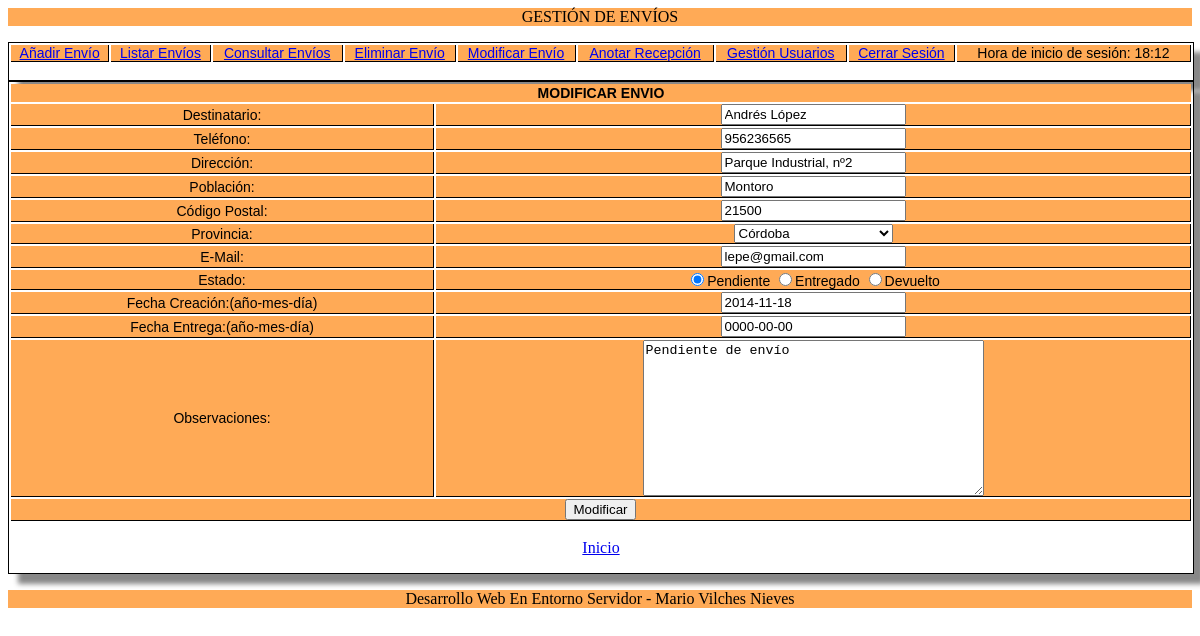
Screenshot of /index.php?action=envio_modificar&id=11 (signed in) with the database file from the repository.
### tables this page shows
CREATE TABLE IF NOT EXISTS `envio` (
`cod_envio` tinyint(4) NOT NULL,
  `destinatario` varchar(40) NOT NULL,
  `telefono` varchar(9) NOT NULL,
  `direccion` varchar(40) DEFAULT NULL,
  `poblacion` varchar(30) NOT NULL,
  `postal` varchar(5) NOT NULL,
  `provincia` char(2) NOT NULL,
  `email` varchar(30) NOT NULL,
  `estado` varchar(15) DEFAULT NULL,
  `creacion` date NOT NULL,
  `entrega` date NOT NULL,
  `observaciones` varchar(90) DEFAULT NULL
);

### app/models/clase_DB.php (called while the page is built, shortened)
<?php
Class Db {
	private $link;
	static $_instance;
	public static function getInstance(){
		if (!(self::$_instance instanceof self)){
			self::$_instance=new self();
		}
		return self::$_instance;
	}
	private function Conectar($conf)
	{
		$this->link=new mysqli($conf['servidor'], $conf['usuario'], $conf['password']);
		$this->link->select_db($conf['base_datos']);
		$this->link->query("SET NAMES 'utf8'");
	}
	public function Consulta($sql)
	{
		$this->result=$this->link->query($sql);
		return $this->result;
	}
	public function LeeRegistro($result=NULL)
	{
		$this->regActual=$result->fetch_array();
		return $this->regActual;
	}
}

### app/models/clase_envios.php (called while the page is built, shortened)
<?php
include_once 'clase_DB.php';
class ClaseEnvios
{
private $instancia_conexion;
	public function __construct()
	{
		$this->instancia_conexion=Db::getInstance();
	}
	function select_provincias()
	{
		$sql_prov = 'select Cod,Nombre from tbl_provincias;';
		$stmt2 = $this->instancia_conexion->Consulta($sql_prov);
		while ($registro = $this->instancia_conexion->LeeRegistro($stmt2))
		{
			$provincias[]=$registro;
		}
		return $provincias;
	}
	function envio_mod($cod_envio)
	{
		$sql_envios="select *,tbl_provincias.nombre as prov from envio,tbl_provincias where envio.provincia=tbl_provincias.cod and
		envio.cod_envio='$cod_envio';";
		$stmt2 = $this->instancia_conexion->Consulta($sql_envios);
		$envios=array();
		while ($registro = $this->instancia_conexion->LeeRegistro($stmt2))
		{
			$envios[]=$registro;
		}
		return $envios;
	}
}

### app/views/envio_modificar.php (the view, shortened to what this page needs)
<div class="tabla">
<form name="form_nuevo" method="post" action="index.php?action=envio_modificar">
	<table>
		<?php foreach ($envios as $envio): ?>
 			<tr>
   			<th colspan="4">MODIFICAR ENVIO</th>
 			</tr>
 			<tr>
   			<td>Destinatario:</td>
   			<td>
   				<input type="text" name="destinatario" id="destinatario" value="<?php echo $envio['destinatario'] ?>"/>
   			</td>
 			<tr>
   			<td>Teléfono:</td>
   			<td>
   				<input type="text" name="telefono" id="telefono" value="<?php echo $envio['telefono'] ?>"/>
   			</td>
 			</tr>
 			<tr>
   			<td>Dirección:</td>
   			<td>
   				<input type="text" name="direccion" id="direccion" value="<?php echo $envio['direccion'] ?>"/>
   			</td>
 			</tr>
 			<tr>
   			<td>Población:</td>
   			<td>
   				<input type="text" name="poblacion" id="poblacion" value="<?php echo $envio['poblacion'] ?>"/>
   			</td>
 			</tr>
 			<tr>
   			<td>Código Postal:</td>
   			<td>
   				<input name="postal" type="text" id="postal" maxlength="5" value="<?php echo $envio['postal'] ?>"/>
   			</td>
 			</tr>
 			<tr>
   			<td>Provincia:</td>
   			<td><SELECT NAME="provincias" selected="<?php echo $envio['provincia'] ?>">
   			<?php foreach ($provincias as $provincia)
   			{
   			$selected= ($envio['provincia'] == $provincia['Cod'])  ? ' selected ' : '';?>
  				<OPTION VALUE="<?php echo $provincia['Cod']?>"<?php echo $selected;?>><?php echo $provincia['Nombre']?></OPTION>
  				<?php }?>
			</SELECT>
			</td>
 			</tr>
 			<tr>
   			<td>E-Mail:</td>
   			<td>
   				<input name="web" type="text" id="web" value="<?php echo $envio['email'] ?>"/>
   			</td>
 			</tr>
 			<tr>
 				<td>Estado:</td>
 				<td>
 					<input type="radio" name="estado" value="P"
 						<?php if ($envio['estado']=="P")
					{
						?> checked <?php
					}?>/><label>Pendiente</label>
 					<input type="radio" name="estado" value="E"
 						<?php if ($envio['estado']=="E")
					{
						?> checked <?php
					}?>/><label>Entregado</label>
 					<input type="radio" name="estado" value="D"
 						<?php if ($envio['estado']=="D")
					{
						?> checked <?php
					}?>/><label>Devuelto</label>
			</td>
 			</tr>
 			<tr>
   			<td>Fecha Creación:(año-mes-día)</td>
   			<td>
   				<input name="creacion" type="text" id="creacion" value="<?php echo $envio['creacion'] ?>"/>
   			</td>
  			</tr>
  			<tr>
   			<td>Fecha Entrega:(año-mes-día)</td>
   			<td>
   				<input name="entrega" type="text" id="entrega" value="<?php echo $envio['entrega'] ?>"/>
   			</td>
 			</tr>
	 		<tr>
 				<td>Observaciones:</td>
 				<td><textarea name="observaciones" rows="10" cols="40"><?php echo $envio['observaciones'] ?></textarea></td>
 			</tr>
 			<?php endforeach; ?>
 			<tr>
 				<td colspan="2"><input name="bot_nuevo" type="submit" id="nuevo" value="Modificar"/></td>
 			</tr>
</table>
</form>
<p align="center"><a href="index.php">Inicio</a></p>
</div>

### Assets/css/estilo.css (style rules this page uses)
.tabla { margin:0px;padding:0px; width:100%; box-shadow: 10px 10px 5px #888888; border:1px solid #000000; }
.tabla table { width:100%; }
.tabla tr,td { background-color:#ffaa56; border:1px solid #000000; border-width:0px 1px 1px 0px; text-align:center; padding:0px; font-size:14px; font-family:Arial; font-weight:normal; color:#000000; }

### Assets/css/estilo2.css (style rules this page uses)
.tabla { margin:0px;padding:0px; width:100%; box-shadow: 10px 10px 5px #888888; border:1px solid #000000; }
.tabla table { width:100%; }
.tabla tr,td { background-color:#ffaa56; border:1px solid #000000; border-width:0px 1px 1px 0px; text-align:center; padding:0px; font-size:14px; font-family:Arial; font-weight:normal; color:#000000; }

### rows the page displays
envio: destinatario "Andrés López", telefono "956236565", direccion "Parque Industrial, nº2", poblacion "Montoro", postal "21500", web "lepe@gmail.com", estado "☑", creacion "2014-11-18", entrega "0000-00-00", observaciones "Pendiente de envío"

### other values shown
$_SESSION['tiempo'] "18:12"
form field provincias "Córdoba"
